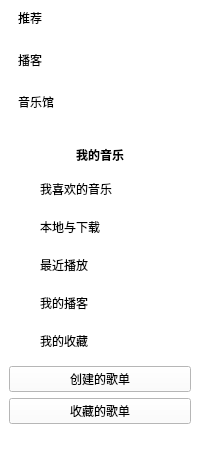
          <widget class="QWidget" name="navigateBox" native="true">
           <property name="minimumSize">
            <size>
             <width>200</width>
             <height>0</height>
            </size>
           </property>
           <property name="maximumSize">
            <size>
             <width>200</width>
             <height>16777215</height>
            </size>
           </property>
           <property name="styleSheet">
            <string notr="true">QWidget
{
	background-color: rgb(255, 255, 255);
	color: rgb(0, 0, 0);
}</string>
           </property>
           <layout class="QVBoxLayout" name="verticalLayout_2">
            <property name="spacing">
             <number>20</number>
            </property>
            <property name="leftMargin">
             <number>0</number>
            </property>
            <property name="topMargin">
             <number>0</number>
            </property>
            <property name="rightMargin">
             <number>0</number>
            </property>
            <property name="bottomMargin">
             <number>0</number>
            </property>
            <item>
             <widget class="QWidget" name="onlineMusicBox" native="true">
              <property name="minimumSize">
               <size>
                <width>0</width>
                <height>120</height>
               </size>
              </property>
              <property name="maximumSize">
               <size>
                <width>16777215</width>
                <height>120</height>
               </size>
              </property>
              <property name="styleSheet">
               <string notr="true"/>
              </property>
              <layout class="QVBoxLayout" name="verticalLayout_4">
               <property name="spacing">
                <number>6</number>
               </property>
               <property name="leftMargin">
                <number>9</number>
               </property>
               <property name="topMargin">
                <number>0</number>
               </property>
               <property name="rightMargin">
                <number>9</number>
               </property>
               <property name="bottomMargin">
                <number>0</number>
               </property>
               <item>
                <widget class="NavigateBT" name="recommend" native="true">
                 <property name="styleSheet">
                  <string notr="true">border: none;
background: transparent;</string>
                 </property>
                 <layout class="QHBoxLayout" name="horizontalLayout_11">
                  <item>
                   <widget class="QLabel" name="recommendText">
                    <property name="text">
                     <string>推荐</string>
                    </property>
                   </widget>
                  </item>
                  <item>
                   <spacer name="horizontalSpacer_7">
                    <property name="orientation">
                     <enum>Qt::Orientation::Horizontal</enum>
                    </property>
                    <property name="sizeHint" stdset="0">
                     <size>
                      <width>123</width>
                      <height>19</height>
                     </size>
                    </property>
                   </spacer>
                  </item>
                 </layout>
                </widget>
               </item>
               <item>
                <widget class="NavigateBT" name="podcast" native="true">
                 <property name="styleSheet">
                  <string notr="true">border: none;
background: transparent;</string>
                 </property>
                 <layout class="QHBoxLayout" name="horizontalLayout_12">
                  <item>
                   <widget class="QLabel" name="podcastText">
                    <property name="text">
                     <string>播客</string>
                    </property>
                   </widget>
                  </item>
                  <item>
                   <spacer name="horizontalSpacer_8">
                    <property name="orientation">
                     <enum>Qt::Orientation::Horizontal</enum>
                    </property>
                    <property name="sizeHint" stdset="0">
                     <size>
                      <width>123</width>
                      <height>19</height>
                     </size>
                    </property>
                   </spacer>
                  </item>
                 </layout>
                </widget>
               </item>
               <item>
                <widget class="NavigateBT" name="musicHall" native="true">
                 <property name="styleSheet">
                  <string notr="true">border: none;
background: transparent;</string>
                 </property>
                 <layout class="QHBoxLayout" name="horizontalLayout_13">
                  <item>
                   <widget class="QLabel" name="musicHallText">
                    <property name="text">
                     <string>音乐馆</string>
                    </property>
                   </widget>
                  </item>
                  <item>
                   <spacer name="horizontalSpacer_9">
                    <property name="orientation">
                     <enum>Qt::Orientation::Horizontal</enum>
                    </property>
                    <property name="sizeHint" stdset="0">
                     <size>
                      <width>110</width>
                      <height>19</height>
                     </size>
                    </property>
                   </spacer>
                  </item>
                 </layout>
                </widget>
               </item>
              </layout>
             </widget>
            </item>
            <item>
             <widget class="QWidget" name="myMusicBox" native="true">
              <property name="styleSheet">
               <string notr="true"/>
              </property>
              <layout class="QVBoxLayout" name="verticalLayout_5">
               <property name="spacing">
                <number>6</number>
               </property>
               <property name="leftMargin">
                <number>9</number>
               </property>
               <property name="topMargin">
                <number>0</number>
               </property>
               <property name="rightMargin">
                <number>9</number>
               </property>
               <property name="bottomMargin">
                <number>0</number>
               </property>
               <item>
                <widget class="QWidget" name="myMusic" native="true">
                 <property name="styleSheet">
                  <string notr="true"/>
                 </property>
                 <layout class="QVBoxLayout" name="verticalLayout_13">
                  <property name="spacing">
                   <number>0</number>
                  </property>
                  <property name="leftMargin">
                   <number>0</number>
                  </property>
                  <property name="topMargin">
                   <number>0</number>
                  </property>
                  <property name="rightMargin">
                   <number>0</number>
                  </property>
                  <property name="bottomMargin">
                   <number>0</number>
                  </property>
                  <item>
                   <widget class="QLabel" name="myMusicText">
                    <property name="minimumSize">
                     <size>
                      <width>0</width>
                      <height>30</height>
                     </size>
                    </property>
                    <property name="maximumSize">
                     <size>
                      <width>16777215</width>
                      <height>30</height>
                     </size>
                    </property>
                    <property name="font">
                     <font>
                      <bold>true</bold>
                     </font>
                    </property>
                    <property name="styleSheet">
                     <string notr="true"/>
                    </property>
                    <property name="text">
                     <string>我的音乐</string>
                    </property>
                    <property name="alignment">
                     <set>Qt::AlignmentFlag::AlignCenter</set>
                    </property>
                   </widget>
                  </item>
                  <item>
                   <widget class="NavigateBT" name="like" native="true">
                    <layout class="QHBoxLayout" name="horizontalLayout_14">
                     <item>
                      <widget class="QLabel" name="likeIcon">
                       <property name="minimumSize">
                        <size>
                         <width>16</width>
                         <height>16</height>
                        </size>
                       </property>
                       <property name="maximumSize">
                        <size>
                         <width>16</width>
                         <height>16</height>
                        </size>
                       </property>
                       <property name="text">
                        <string/>
                       </property>
                      </widget>
                     </item>
                     <item>
                      <widget class="QLabel" name="likeText">
                       <property name="text">
                        <string>我喜欢的音乐</string>
                       </property>
                      </widget>
                     </item>
                     <item>
                      <spacer name="horizontalSpacer_10">
                       <property name="orientation">
                        <enum>Qt::Orientation::Horizontal</enum>
                       </property>
                       <property name="sizeHint" stdset="0">
                        <size>
                         <width>55</width>
                         <height>20</height>
                        </size>
                       </property>
                      </spacer>
                     </item>
                    </layout>
                   </widget>
                  </item>
                  <item>
                   <widget class="NavigateBT" name="local" native="true">
                    <layout class="QHBoxLayout" name="horizontalLayout_15">
                     <item>
                      <widget class="QLabel" name="localIcon">
                       <property name="minimumSize">
                        <size>
                         <width>16</width>
                         <height>16</height>
                        </size>
                       </property>
                       <property name="maximumSize">
                        <size>
                         <width>16</width>
                         <height>16</height>
                        </size>
                       </property>
                       <property name="text">
                        <string/>
                       </property>
                      </widget>
                     </item>
                     <item>
                      <widget class="QLabel" name="localText">
                       <property name="text">
                        <string>本地与下载</string>
                       </property>
                      </widget>
                     </item>
                     <item>
                      <spacer name="horizontalSpacer_11">
                       <property name="orientation">
                        <enum>Qt::Orientation::Horizontal</enum>
                       </property>
                       <property name="sizeHint" stdset="0">
                        <size>
                         <width>23</width>
                         <height>20</height>
                        </size>
                       </property>
                      </spacer>
                     </item>
                    </layout>
                   </widget>
                  </item>
                  <item>
                   <widget class="NavigateBT" name="recent" native="true">
                    <layout class="QHBoxLayout" name="horizontalLayout_18">
                     <item>
                      <widget class="QLabel" name="recentIcon">
                       <property name="minimumSize">
                        <size>
                         <width>16</width>
                         <height>16</height>
                        </size>
                       </property>
                       <property name="maximumSize">
                        <size>
                         <width>16</width>
                         <height>16</height>
                        </size>
                       </property>
                       <property name="text">
                        <string/>
                       </property>
                      </widget>
                     </item>
                     <item>
                      <widget class="QLabel" name="recentText">
                       <property name="text">
                        <string>最近播放</string>
                       </property>
                      </widget>
                     </item>
                     <item>
                      <spacer name="horizontalSpacer_14">
                       <property name="orientation">
                        <enum>Qt::Orientation::Horizontal</enum>
                       </property>
                       <property name="sizeHint" stdset="0">
                        <size>
                         <width>23</width>
                         <height>20</height>
                        </size>
                       </property>
                      </spacer>
                     </item>
                    </layout>
                   </widget>
                  </item>
                  <item>
                   <widget class="NavigateBT" name="myPodcast" native="true">
                    <layout class="QHBoxLayout" name="horizontalLayout_19">
                     <item>
                      <widget class="QLabel" name="myPodcastIcon">
                       <property name="minimumSize">
                        <size>
                         <width>16</width>
                         <height>16</height>
                        </size>
                       </property>
                       <property name="maximumSize">
                        <size>
                         <width>16</width>
                         <height>16</height>
                        </size>
                       </property>
                       <property name="text">
                        <string/>
                       </property>
                      </widget>
                     </item>
                     <item>
                      <widget class="QLabel" name="myPodcastText">
                       <property name="text">
                        <string>我的播客</string>
                       </property>
                      </widget>
                     </item>
                     <item>
                      <spacer name="horizontalSpacer_15">
                       <property name="orientation">
                        <enum>Qt::Orientation::Horizontal</enum>
                       </property>
                       <property name="sizeHint" stdset="0">
                        <size>
                         <width>23</width>
                         <height>20</height>
                        </size>
                       </property>
                      </spacer>
                     </item>
                    </layout>
                   </widget>
                  </item>
                  <item>
                   <widget class="NavigateBT" name="favorite" native="true">
                    <layout class="QHBoxLayout" name="horizontalLayout_20">
                     <item>
                      <widget class="QLabel" name="favoriteIcon">
                       <property name="minimumSize">
                        <size>
                         <width>16</width>
                         <height>16</height>
                        </size>
                       </property>
                       <property name="maximumSize">
                        <size>
                         <width>16</width>
                         <height>16</height>
                        </size>
                       </property>
                       <property name="text">
                        <string/>
                       </property>
                      </widget>
                     </item>
                     <item>
                      <widget class="QLabel" name="favoriteText">
                       <property name="text">
                        <string>我的收藏</string>
                       </property>
                      </widget>
                     </item>
                     <item>
                      <spacer name="horizontalSpacer_16">
                       <property name="orientation">
                        <enum>Qt::Orientation::Horizontal</enum>
                       </property>
                       <property name="sizeHint" stdset="0">
                        <size>
                         <width>23</width>
                         <height>20</height>
                        </size>
                       </property>
                      </spacer>
                     </item>
                    </layout>
                   </widget>
                  </item>
                 </layout>
                </widget>
               </item>
               <item>
                <widget class="QWidget" name="myFavoriteBox" native="true">
                 <property name="styleSheet">
                  <string notr="true"/>
                 </property>
                 <layout class="QVBoxLayout" name="verticalLayout_6">
                  <property name="spacing">
                   <number>0</number>
                  </property>
                  <property name="leftMargin">
                   <number>0</number>
                  </property>
                  <property name="topMargin">
                   <number>0</number>
                  </property>
                  <property name="rightMargin">
                   <number>0</number>
                  </property>
                  <property name="bottomMargin">
                   <number>0</number>
                  </property>
                  <item>
                   <widget class="QWidget" name="favoriteBox" native="true">
                    <property name="styleSheet">
                     <string notr="true"/>
                    </property>
                    <layout class="QVBoxLayout" name="verticalLayout_7">
                     <property name="spacing">
                      <number>0</number>
                     </property>
                     <property name="leftMargin">
                      <number>0</number>
                     </property>
                     <property name="topMargin">
                      <number>0</number>
                     </property>
                     <property name="rightMargin">
                      <number>0</number>
                     </property>
                     <property name="bottomMargin">
                      <number>0</number>
                     </property>
                     <item>
                      <widget class="QWidget" name="songListBox" native="true">
                       <property name="minimumSize">
                        <size>
                         <width>0</width>
                         <height>0</height>
                        </size>
                       </property>
                       <property name="styleSheet">
                        <string notr="true"/>
                       </property>
                       <layout class="QVBoxLayout" name="verticalLayout_8">
                        <property name="spacing">
                         <number>6</number>
                        </property>
                        <property name="leftMargin">
                         <number>0</number>
                        </property>
                        <property name="topMargin">
                         <number>0</number>
                        </property>
                        <property name="rightMargin">
                         <number>0</number>
                        </property>
                        <property name="bottomMargin">
                         <number>0</number>
                        </property>
                        <item>
                         <widget class="QPushButton" name="myCreated">
                          <property name="text">
                           <string>创建的歌单</string>
                          </property>
                         </widget>
                        </item>
                        <item>
                         <widget class="QPushButton" name="otherCreated">
                          <property name="text">
                           <string>收藏的歌单</string>
                          </property>
                         </widget>
                        </item>
                        <item>
                         <spacer name="verticalSpacer">
                          <property name="orientation">
                           <enum>Qt::Orientation::Vertical</enum>
                          </property>
                          <property name="sizeHint" stdset="0">
                           <size>
                            <width>20</width>
                            <height>40</height>
                           </size>
                          </property>
                         </spacer>
                        </item>
                       </layout>
                      </widget>
                     </item>
                    </layout>
                   </widget>
                  </item>
                 </layout>
                </widget>
               </item>
              </layout>
             </widget>
            </item>
           </layout>
          </widget>
